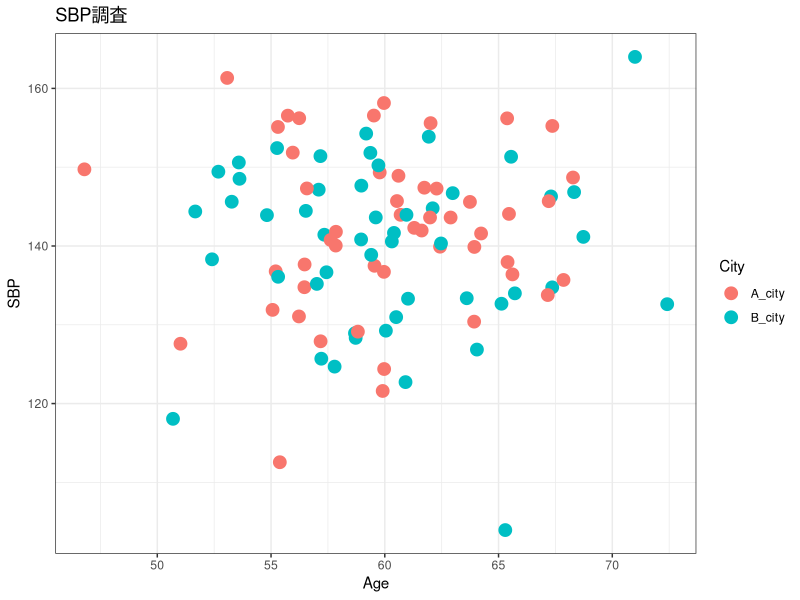
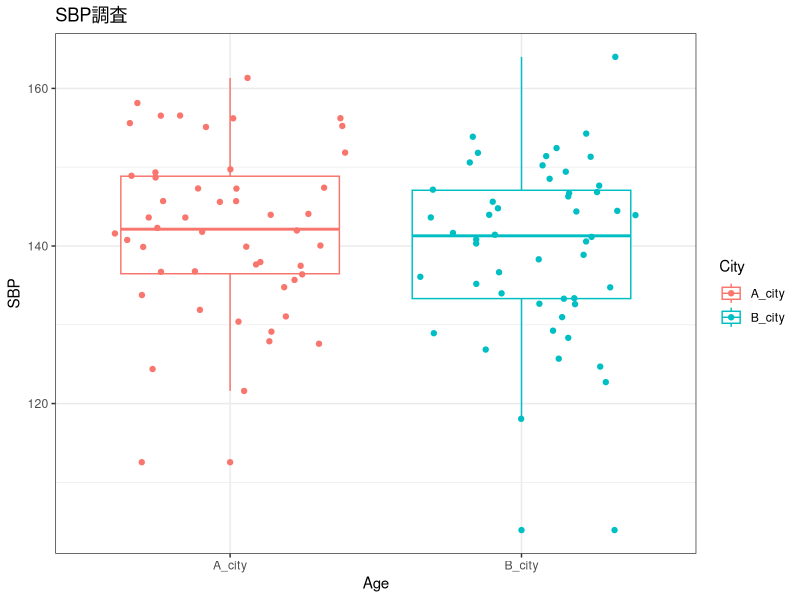
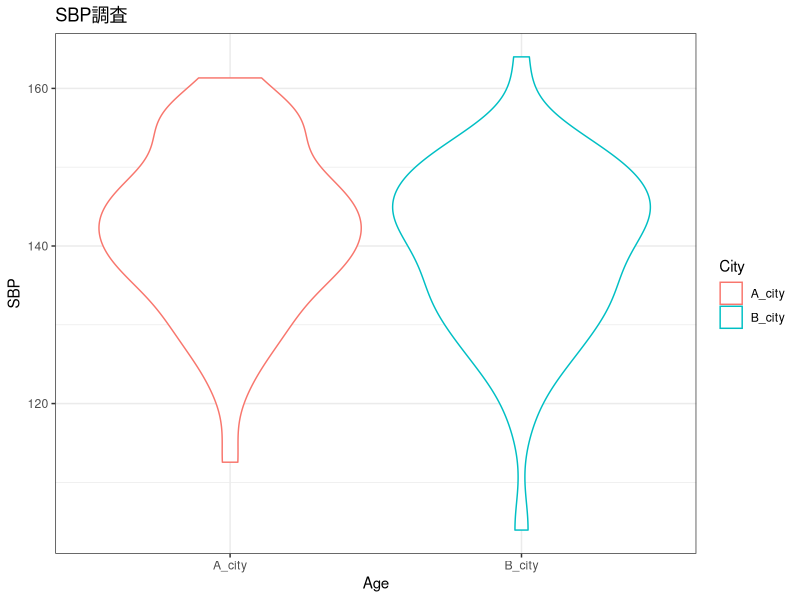
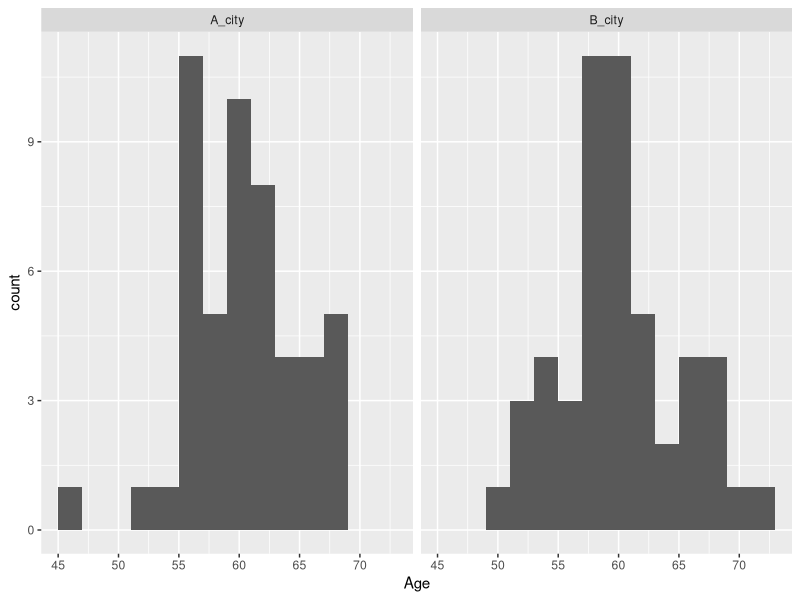
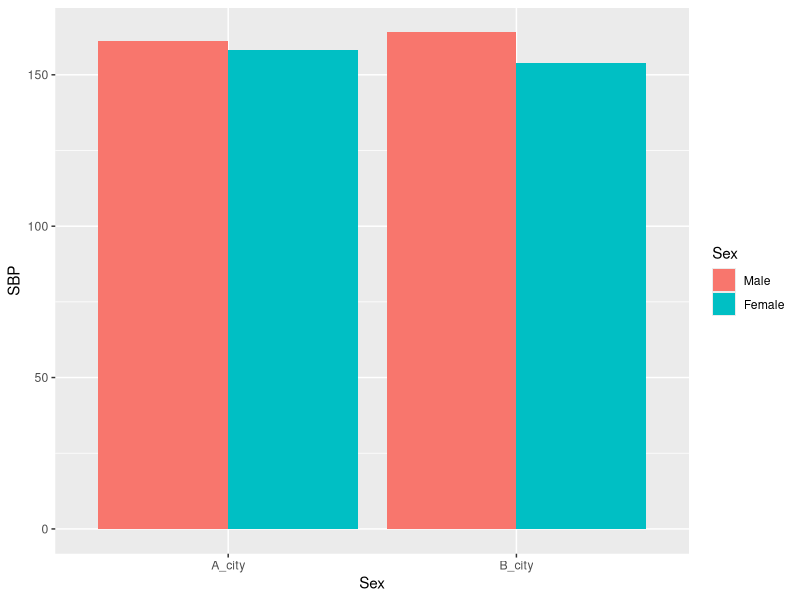

The R script that drew these images, in order:
## ---- chunk 1
knitr::opts_chunk$set(collapse = TRUE)
## ---- chunk 2
set.seed(125) # 乱数の固定のシード
a <- rnorm(n = 100, mean = 140, sd = 10)
b <- rnorm(n = 100, mean = 60, sd = 5 )
c <- rep(c("A_city","B_city"),50)
d <- rbinom(n = 100, size = 1, prob = 0.6)  # ここでは男性の割合を0.6として二項分布によるランダム値の作成
study <- data.frame(a,b,c,d)
name  <- c("SBP", "Age", "City", "Sex") 
colnames(study) <- name
# 性別は二値なのでデータ型を変換する
study$Sex <- as.factor(study$Sex)
study$Sex <- factor(study$Sex,levels = c(1,0),
                  labels = c("Male","Female"))
## ---- chunk 3
summary(study)
## ---- chunk 4
library(ggplot2)
ggplot(data = study, aes(x = Age, y = SBP, colour = City)) +   
# ここがベースで、使用するデータ、軸、およびcolourを指定することでカテゴリーごとに色分けできる
  geom_point(size = 4) +   # 散布図にするという指定
  xlab("Age") +    # x軸ラベルの命名
  ylab("SBP") +    # y軸ラベルの命名
  ggtitle("SBP調査") +  # グラフタイトルの命名
  theme_bw()  
## ---- chunk 5
ggplot(data = study, aes(x = City, y = SBP, colour = City)) +
  geom_boxplot() +   # ここがboxplotに変わっただけ
  geom_jitter() +    # 各点のばらつきを追加する
#  geom_point(size = 3, alpha = 0.5) +
  xlab("Age") + 
  ylab("SBP") + 
  ggtitle("SBP調査") + 
  theme_bw()
## ---- chunk 6
# バイオリンプロットも描くことができる
ggplot(data = study, aes(x = City, y = SBP, colour = City)) +
  geom_violin() +
  xlab("Age") + 
  ylab("SBP") + 
  ggtitle("SBP調査") + 
  theme_bw()
## ---- chunk 7
# ヒストグラム
ggplot(data = study, aes(x = Age)) +
  geom_histogram(binwidth = 2) + # ヒストグラム描きます、階級値は2にしますという宣言
  facet_wrap(~City)  # 群別の図を書くことができる
## ---- chunk 8
ggplot(data = study, aes(x = City, y = SBP, fill = Sex)) +
  geom_bar(stat = "identity", position = "dodge") +
  xlab("Sex") +
  ylab("SBP")
